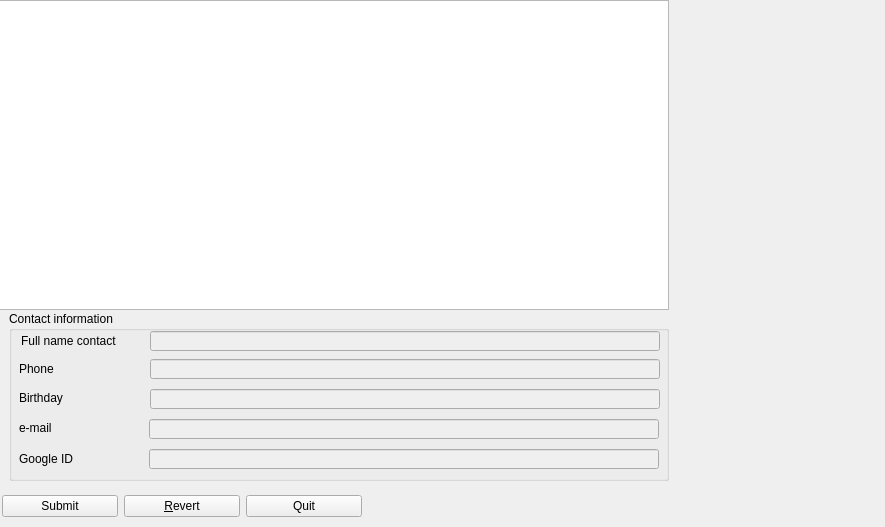
<?xml version="1.0" encoding="UTF-8"?>
<ui version="4.0">
 <class>Form</class>
 <widget class="QWidget" name="Form">
  <property name="geometry">
   <rect>
    <x>0</x>
    <y>0</y>
    <width>885</width>
    <height>527</height>
   </rect>
  </property>
  <property name="windowTitle">
   <string>Editing main database</string>
  </property>
  <widget class="QTableView" name="tableViewMain">
   <property name="geometry">
    <rect>
     <x>-1</x>
     <y>0</y>
     <width>670</width>
     <height>310</height>
    </rect>
   </property>
  </widget>
  <widget class="QWidget" name="horizontalLayoutWidget">
   <property name="geometry">
    <rect>
     <x>2</x>
     <y>491</y>
     <width>360</width>
     <height>30</height>
    </rect>
   </property>
   <layout class="QHBoxLayout" name="horizontalLayout">
    <item>
     <widget class="QPushButton" name="b_submit">
      <property name="text">
       <string>Submit</string>
      </property>
     </widget>
    </item>
    <item>
     <widget class="QPushButton" name="b_revert">
      <property name="text">
       <string>&amp;Revert</string>
      </property>
     </widget>
    </item>
    <item>
     <widget class="QPushButton" name="b_quit">
      <property name="text">
       <string>Quit</string>
      </property>
     </widget>
    </item>
   </layout>
  </widget>
  <widget class="QGroupBox" name="gb_contact_inf">
   <property name="geometry">
    <rect>
     <x>9</x>
     <y>311</y>
     <width>660</width>
     <height>170</height>
    </rect>
   </property>
   <property name="title">
    <string>Contact information</string>
   </property>
   <widget class="QLineEdit" name="le_fullname_contact">
    <property name="enabled">
     <bool>false</bool>
    </property>
    <property name="geometry">
     <rect>
      <x>141</x>
      <y>20</y>
      <width>510</width>
      <height>20</height>
     </rect>
    </property>
   </widget>
   <widget class="QLabel" name="label">
    <property name="geometry">
     <rect>
      <x>12</x>
      <y>20</y>
      <width>120</width>
      <height>20</height>
     </rect>
    </property>
    <property name="text">
     <string>Full name contact</string>
    </property>
   </widget>
   <widget class="QLabel" name="label_2">
    <property name="geometry">
     <rect>
      <x>10</x>
      <y>51</y>
      <width>120</width>
      <height>14</height>
     </rect>
    </property>
    <property name="text">
     <string>Phone</string>
    </property>
   </widget>
   <widget class="QLineEdit" name="le_phone_contact">
    <property name="enabled">
     <bool>false</bool>
    </property>
    <property name="geometry">
     <rect>
      <x>141</x>
      <y>48</y>
      <width>510</width>
      <height>20</height>
     </rect>
    </property>
   </widget>
   <widget class="QLabel" name="label_3">
    <property name="geometry">
     <rect>
      <x>10</x>
      <y>80</y>
      <width>120</width>
      <height>14</height>
     </rect>
    </property>
    <property name="text">
     <string>Birthday</string>
    </property>
   </widget>
   <widget class="QLineEdit" name="le_birthday_contact">
    <property name="enabled">
     <bool>false</bool>
    </property>
    <property name="geometry">
     <rect>
      <x>141</x>
      <y>78</y>
      <width>510</width>
      <height>20</height>
     </rect>
    </property>
   </widget>
   <widget class="QLabel" name="label_4">
    <property name="geometry">
     <rect>
      <x>10</x>
      <y>110</y>
      <width>120</width>
      <height>14</height>
     </rect>
    </property>
    <property name="frameShape">
     <enum>QFrame::NoFrame</enum>
    </property>
    <property name="text">
     <string>e-mail</string>
    </property>
   </widget>
   <widget class="QLineEdit" name="le_email_contact">
    <property name="enabled">
     <bool>false</bool>
    </property>
    <property name="geometry">
     <rect>
      <x>140</x>
      <y>108</y>
      <width>510</width>
      <height>20</height>
     </rect>
    </property>
   </widget>
   <widget class="QLabel" name="label_5">
    <property name="geometry">
     <rect>
      <x>10</x>
      <y>141</y>
      <width>120</width>
      <height>14</height>
     </rect>
    </property>
    <property name="text">
     <string>Google ID</string>
    </property>
   </widget>
   <widget class="QLineEdit" name="le_id_google">
    <property name="enabled">
     <bool>false</bool>
    </property>
    <property name="geometry">
     <rect>
      <x>140</x>
      <y>138</y>
      <width>510</width>
      <height>20</height>
     </rect>
    </property>
   </widget>
  </widget>
 </widget>
 <resources/>
 <connections/>
</ui>
